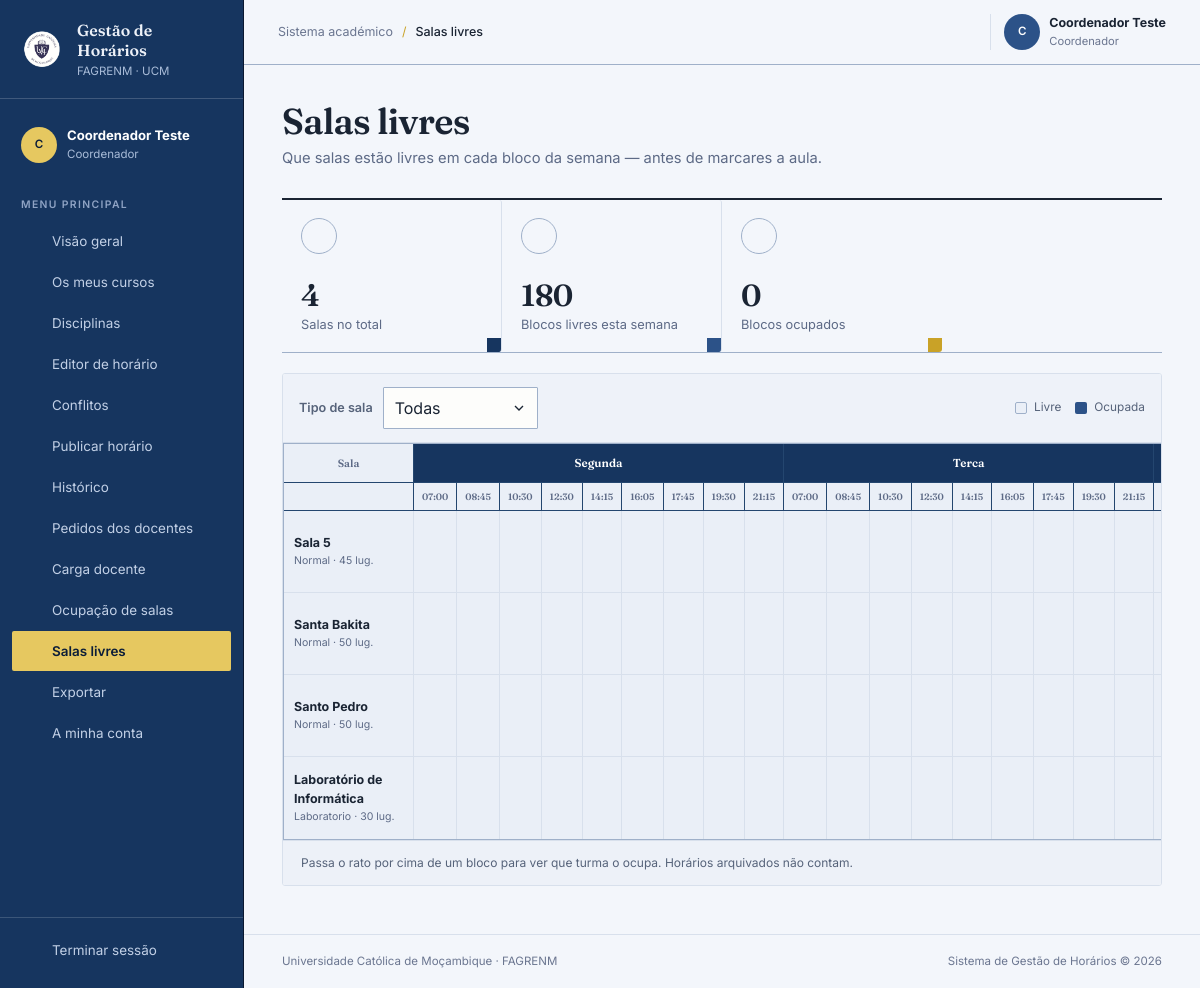
/relatorios/salas_livres.php (signed in), run on the app's committed database.
### tables this page shows
CREATE TABLE salas (
  id INT AUTO_INCREMENT PRIMARY KEY,
  nome VARCHAR(100) NOT NULL,
  tipo ENUM('Normal','Laboratorio','Auditorio') DEFAULT 'Normal',
  capacidade INT NOT NULL,
  equipamento VARCHAR(255)
);

### relatorios/salas_livres.php (the view, shortened to what this page needs)
<?php
require_once __DIR__ . '/../includes/auth.php';
$filtroTipo = $_GET['tipo'] ?? '';
$tiposValidos = ['Normal','Laboratorio','Auditorio'];
if (!in_array($filtroTipo, $tiposValidos, true)) { $filtroTipo = ''; }
$sqlSalas = "SELECT * FROM salas" . ($filtroTipo ? " WHERE tipo = ?" : "") . " ORDER BY tipo, nome";
$stmt = $pdo->prepare($sqlSalas);
$stmt->execute($filtroTipo ? [$filtroTipo] : []);
$salas = $stmt->fetchAll();
$ocupacao = [];
$totalSlots = count($salas) * count(DIAS_SEMANA) * count(BLOCOS_HORARIOS);
$totalOcupados = 0;
foreach ($salas as $s) { $totalOcupados += count($ocupacao[$s['id']] ?? []); }
$totalLivres = $totalSlots - $totalOcupados;
$pageTitle = 'Salas livres';
$pageDescription = 'Que salas estão livres em cada bloco da semana — antes de marcares a aula.';
require_once __DIR__ . '/../includes/header.php';
?>
<div class="grid stats-grid" style="margin-bottom:20px">
    <article class="stat-card accent-teal">
        <div class="stat-card-top"><span class="stat-icon"><?= icone('door') ?></span></div>
        <div class="stat-value"><?= count($salas) ?></div>
        <div class="stat-label">Salas <?= $filtroTipo ? 'do tipo ' . htmlspecialchars($filtroTipo) : 'no total' ?></div>
    </article>
    <article class="stat-card">
        <div class="stat-card-top"><span class="stat-icon"><?= icone('check') ?></span></div>
        <div class="stat-value"><?= $totalLivres ?></div>
        <div class="stat-label">Blocos livres esta semana</div>
    </article>
    <article class="stat-card accent-orange">
        <div class="stat-card-top"><span class="stat-icon"><?= icone('calendar') ?></span></div>
        <div class="stat-value"><?= $totalOcupados ?></div>
        <div class="stat-label">Blocos ocupados</div>
    </article>
</div>
<section class="card">
    <div class="toolbar">
        <form method="get" style="display:flex;gap:10px;align-items:center;flex-wrap:wrap">
            <label for="f-tipo" style="font-size:.79rem;font-weight:600;color:var(--ink-soft)">Tipo de sala</label>
            <select class="form-control form-select filter-select" name="tipo" id="f-tipo" onchange="this.form.submit()">
                <option value="">Todas</option>
            </select>
        </form>
        <div class="legenda-blocos" style="border:0;background:transparent;padding:0;margin-left:auto">
            <span class="legenda-item"><span class="marca" style="background:#EAEFF7;border:1px solid var(--line-dark)"></span>Livre</span>
            <span class="legenda-item"><span class="marca marca--aula"></span>Ocupada</span>
        </div>
    </div>
    <?php if (!$salas): ?>
        <div class="estado-vazio" style="border:0">
            <p><strong>Nenhuma sala <?= $filtroTipo ? 'do tipo ' . htmlspecialchars($filtroTipo) : '' ?> cadastrada.</strong></p>
        </div>
    <?php else: ?>
    <div class="tabela-grelha-scroll">
        <table class="tabela-grelha">
            <thead>
                <tr>
                    <th class="col-hora">Sala</th>
                    <?php foreach (DIAS_SEMANA as $d): ?>
                        <th colspan="<?= count(BLOCOS_HORARIOS) ?>"><?= $d ?></th>
                    <?php endforeach; ?>
                </tr>
                <tr>
                    <th class="col-hora"></th>
                    <?php foreach (DIAS_SEMANA as $d): ?>
                        <?php foreach (BLOCOS_HORARIOS as [$hi, $hf]): ?>
                            <th class="col-hora" style="font-size:.58rem"><?= substr($hi, 0, 5) ?></th>
                        <?php endforeach; ?>
                    <?php endforeach; ?>
                </tr>
            </thead>
            <tbody>
            <?php foreach ($salas as $s): ?>
                <tr>
                    <td class="col-hora" style="width:auto;min-width:130px;text-align:left;padding:8px 10px">
                        <strong style="display:block"><?= htmlspecialchars($s['nome']) ?></strong>
                        <?= htmlspecialchars($s['tipo']) ?> · <?= (int)$s['capacidade'] ?> lug.
                    </td>
                    <?php foreach (DIAS_SEMANA as $d): ?>
                        <?php foreach (BLOCOS_HORARIOS as [$hi, $hf]): ?>
                            <?php $oc = $ocupacao[$s['id']][$d . '|' . $hi . '|' . $hf] ?? null; ?>
                            <?php if ($oc): ?>
                                <td style="padding:0">
                                    <div class="bloco-grelha" style="min-height:44px;height:100%;padding:5px 6px"
                                         title="<?= htmlspecialchars(($oc['disciplina'] ?? 'Aula') . ' — ' . $oc['curso'] . ' ' . $oc['ano_curricular'] . 'º ' . $oc['nome_turma'] . ' (' . $hi . '–' . $hf . ')') ?>">
                                        <strong style="font-size:.58rem"><?= htmlspecialchars($oc['curso']) ?> <?= $oc['ano_curricular'] ?>º</strong>
                                    </div>
                                </td>
                            <?php else: ?>
                                <td style="background:#EAEFF7" title="<?= htmlspecialchars($s['nome'] . ' livre — ' . $d . ' ' . $hi . '–' . $hf) ?>"></td>
                            <?php endif; ?>
                        <?php endforeach; ?>
                    <?php endforeach; ?>
                </tr>
            <?php endforeach; ?>
            </tbody>
        </table>
    </div>
    <div class="card-footer">
        <span style="color:var(--ink-soft);font-size:.75rem">
            Passa o rato por cima de um bloco para ver que turma o ocupa. Horários arquivados não contam.
        </span>
    </div>
    <?php endif; ?>
</section>
<?php require_once __DIR__ . '/../includes/footer.php'; ?>

### includes/header.php (shortened to what this page needs)
<?php
require_once __DIR__ . '/auth.php';
require_once __DIR__ . '/icons.php';
$perfilAtual = $_SESSION['perfil'];
$pageTitle = $pageTitle ?? 'Painel';
$pageDescription = $pageDescription ?? '';
$menus = [
    'Administrador' => [
        ['painel.php', 'grid', 'Visão geral'],
        ['admin/cursos.php', 'book', 'Cursos'],
        ['admin/disciplinas.php', 'layers', 'Disciplinas'],
        ['admin/docentes.php', 'users', 'Docentes'],
        ['admin/salas.php', 'door', 'Salas'],
        ['admin/turmas.php', 'calendar', 'Turmas'],
        ['admin/utilizadores.php', 'shield', 'Utilizadores'],
        ['admin/conflitos.php', 'alert', 'Conflitos'],
        ['relatorios/carga_docente.php', 'chart', 'Carga docente'],
        ['relatorios/ocupacao_salas.php', 'building', 'Ocupação de salas'],
        ['relatorios/salas_livres.php', 'door', 'Salas livres'],
        ['conta.php', 'user', 'A minha conta'],
    ],
    'Coordenador' => [
        ['painel.php', 'grid', 'Visão geral'],
        ['coordenador/escolher_curso.php', 'book', 'Os meus cursos'],
        ['coordenador/disciplinas.php', 'layers', 'Disciplinas'],
        ['coordenador/editor_horario.php', 'calendar', 'Editor de horário'],
        ['coordenador/conflitos.php', 'alert', 'Conflitos'],
        ['coordenador/publicar.php', 'send', 'Publicar horário'],
        ['coordenador/historico.php', 'history', 'Histórico'],
        ['coordenador/pedidos.php', 'mail', 'Pedidos dos docentes'],
        ['relatorios/carga_docente.php', 'chart', 'Carga docente'],
        ['relatorios/ocupacao_salas.php', 'building', 'Ocupação de salas'],
        ['relatorios/salas_livres.php', 'door', 'Salas livres'],
        ['relatorios/exportar.php', 'download', 'Exportar'],
        ['conta.php', 'user', 'A minha conta'],
    ],
    'Docente' => [
        ['painel.php', 'grid', 'Visão geral'],
        ['docente/meu_horario.php', 'calendar', 'Meu horário'],
        ['docente/notificacoes.php', 'bell', 'Notificações'],
        ['conta.php', 'user', 'A minha conta'],
    ],
];
$caminhoAtual = ltrim(parse_url($_SERVER['REQUEST_URI'], PHP_URL_PATH), '/');
function navAtivo(string $caminho, string $atual): string
{
    return $caminho === $atual ? 'active' : '';
}
$iniciais = mb_strtoupper(mb_substr($_SESSION['nome'] ?? 'U', 0, 1));
?>
<!DOCTYPE html>
<html lang="pt">
<head>
    <link rel="stylesheet" href="<?= BASE_URL ?>/assets/css/estilo.css?v=<?= filemtime(__DIR__ . '/../assets/css/estilo.css') ?>">
</head>
<body>
<div class="app-shell">
    <aside class="sidebar" id="sidebar">
        <a class="brand" href="<?= BASE_URL ?>/painel.php">
            <span class="brand-mark"><img src="<?= BASE_URL ?>/assets/img/ucm_logo.png" alt=""></span>
            <span><strong>Gestão de Horários</strong><small>FAGRENM · UCM</small></span>
        </a>
        <div class="profile-mini">
            <span class="avatar avatar-soft"><?= htmlspecialchars($iniciais) ?></span>
            <span><strong><?= htmlspecialchars($_SESSION['nome']) ?></strong><small><?= htmlspecialchars($perfilAtual) ?></small></span>
        </div>
        <nav class="main-nav" aria-label="Navegação principal">
            <span class="nav-label">MENU PRINCIPAL</span>
            <?php foreach ($menus[$perfilAtual] ?? [] as [$caminho, $ic, $rotulo]): ?>
                <a class="nav-item <?= navAtivo($caminho, $caminhoAtual) ?>" href="<?= BASE_URL . '/' . $caminho ?>">
                    <?= icone($ic) ?><span><?= htmlspecialchars($rotulo) ?></span>
                </a>
            <?php endforeach; ?>
        </nav>
        <div class="sidebar-footer">
            <a class="nav-item logout-link" href="<?= BASE_URL ?>/auth/logout.php"><?= icone('logout') ?><span>Terminar sessão</span></a>
        </div>
    </aside>
    <main class="main-area">
        <header class="topbar">
            <div class="breadcrumb"><span>Sistema académico</span><i>/</i><strong><?= htmlspecialchars($pageTitle) ?></strong></div>
            <div class="topbar-actions">
                <div class="topbar-user"><span class="avatar"><?= htmlspecialchars($iniciais) ?></span><span><strong><?= htmlspecialchars($_SESSION['nome']) ?></strong><small><?= htmlspecialchars($perfilAtual) ?></small></span></div>
            </div>
        </header>
        <section class="page-content">
            <div class="page-heading">
                <div><h1><?= htmlspecialchars($pageTitle) ?></h1><?php if ($pageDescription): ?><p><?= htmlspecialchars($pageDescription) ?></p><?php endif; ?></div>
            </div>

### includes/icons.php (shortened to what this page needs)
<?php
function icone(string $nome, int $tamanho = 20): string
{
    $conteudo = $caminhos[$nome] ?? $caminhos['grid'];
    return '<svg class="icon" width="' . $tamanho . '" height="' . $tamanho . '" viewBox="0 0 24 24" fill="none" stroke="currentColor" stroke-width="1.8" stroke-linecap="round" stroke-linejoin="round" aria-hidden="true">' . $conteudo . '</svg>';
}

### includes/footer.php (shortened to what this page needs)
        </section>
        <footer class="app-footer">
            <span>Universidade Católica de Moçambique · FAGRENM</span>
            <span>Sistema de Gestão de Horários &copy; <?= date('Y') ?></span>
        </footer>
    </main>
</div>
</body>
</html>

### data on the page
salas: nome "Sala 5", tipo "Normal", capacidade "45"
salas: nome "Santa Bakita", tipo "Normal", capacidade "50"
salas: nome "Santo Pedro", tipo "Normal", capacidade "50"
salas: nome "Laboratório de Informática", tipo "Laboratorio", capacidade "30"

### other printed values
$iniciais "C"
$_SESSION['nome'] "Coordenador Teste"
$perfilAtual "Coordenador"
$rotulo "Visão geral"
$rotulo "Os meus cursos"
$rotulo "Disciplinas"
$rotulo "Editor de horário"
$rotulo "Conflitos"
$rotulo "Publicar horário"
$rotulo "Histórico"
$rotulo "Pedidos dos docentes"
$rotulo "Carga docente"
$rotulo "Ocupação de salas"
$rotulo "Salas livres"
$rotulo "Exportar"
